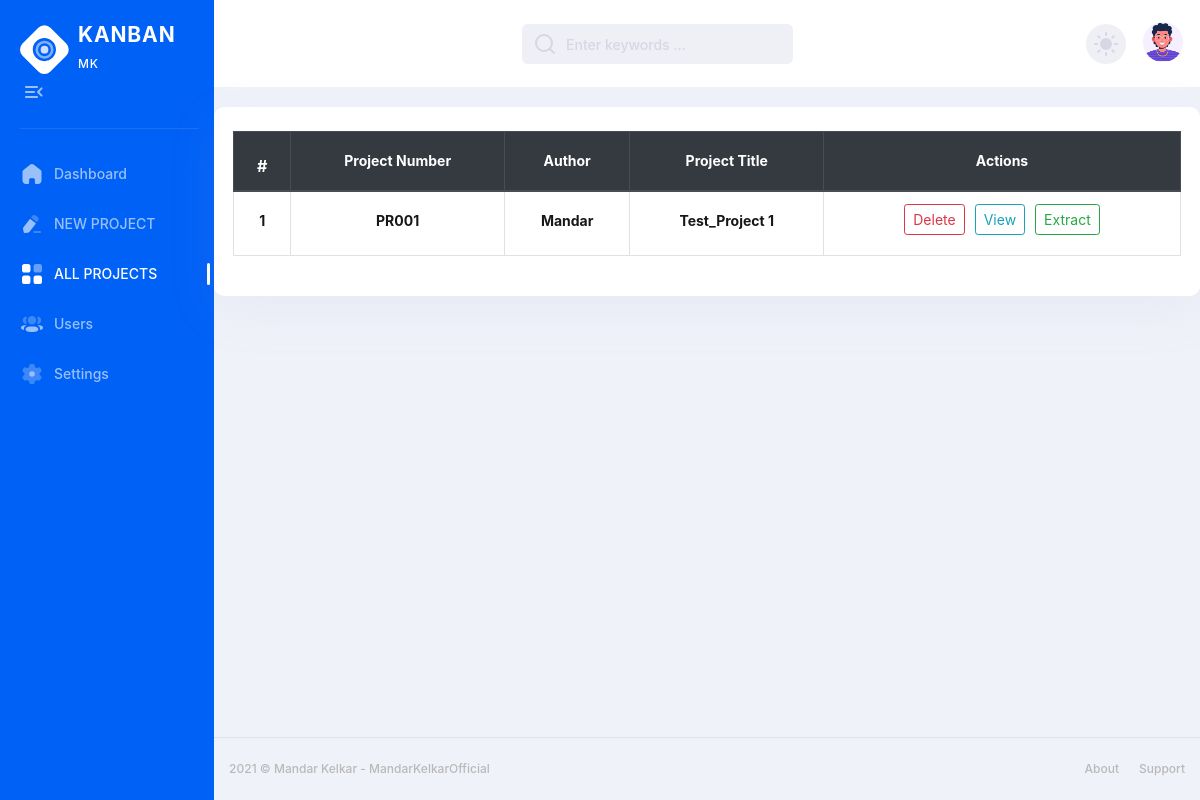
Page /all_project on the earlier database version.
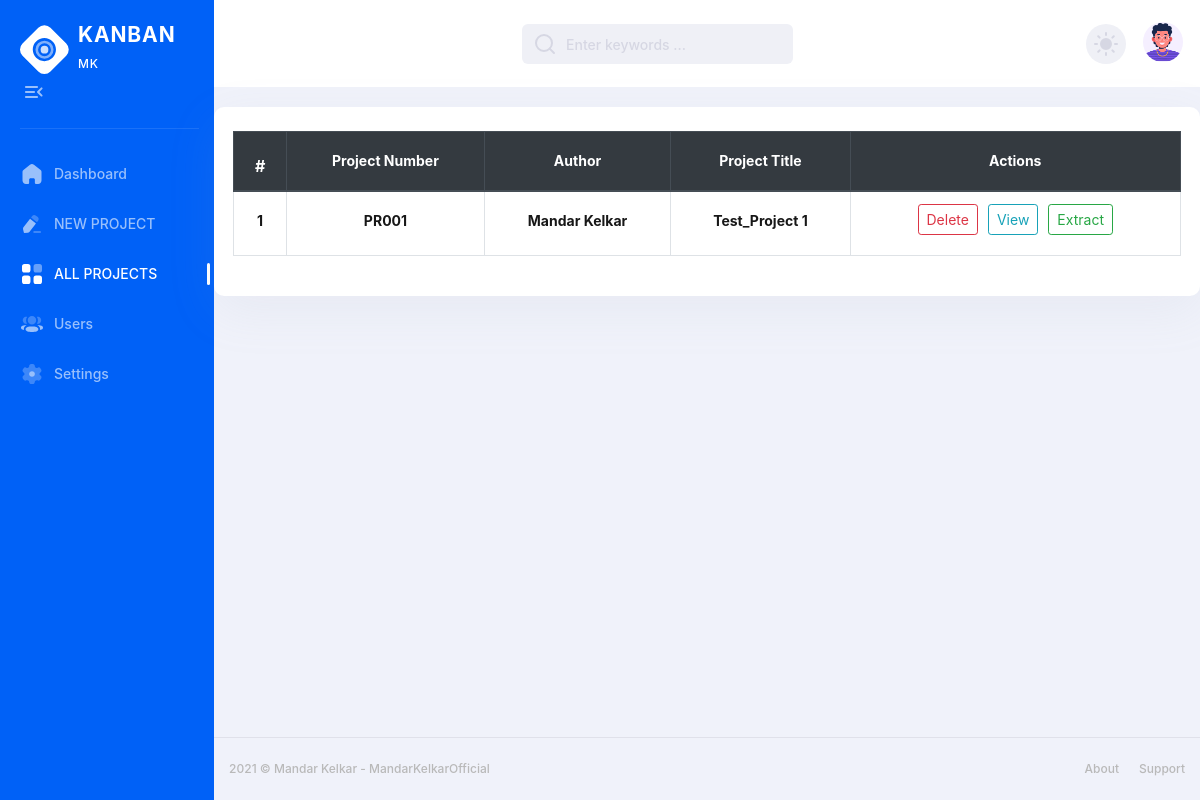
Same page on the later database version.
### app.py (models this page shows)
class NewProject(db.Model):
    id = db.Column(db.Integer, primary_key=True)
    project_name = db.Column(db.String(100), nullable=False)
    project_number = db.Column(db.String(50), unique=True, nullable=False)
    author_name = db.Column(db.String(100), nullable=False)
    tasks = db.relationship('Task', backref='project', lazy=True)

### app.py (the view)
@app.route('/all_project', methods=['GET', 'POST'])
def all_project():
    projects = NewProject.query.all()
    return render_template('all_projects.html', projects=projects)

### templates/all_projects.html (shortened to what this page needs)
{% extends 'base.html' %} {% block allproject %} active {% endblock allproject
%} {% block main %}
<div class="container stat-cards-item mx-auto">
    <table class="table table-bordered">
        <thead class="thead-dark">
            <tr>
                <th scope="col" class="text-center">
                    <label class="form-check-label font-weight-bold">#</label>
                </th>
                <th scope="col" class="form-label font-weight-bold text-center">
                    Project Number
                </th>
                <th scope="col" class="form-label font-weight-bold text-center">
                    Author
                </th>
                <th scope="col" class="form-label font-weight-bold text-center">
                    Project Title
                </th>
                <th scope="col" class="form-label font-weight-bold text-center">
                    Actions
                </th>
            </tr>
        </thead>
        <tbody>
            {% for project in projects %}
            <tr>
                <td class="text-center">
                    <label class="form-label font-weight-bold text-center">{{ loop.index }}</label>
                </td>
                <td class="form-label font-weight-bold text-center">
                    {{ project.project_number }}
                </td>
                <td class="form-label font-weight-bold text-center">
                    {{ project.author_name }}
                </td>
                <td class="form-label font-weight-bold text-center">
                    {{ project.project_name }}
                </td>
                <td>
                    <div class="three_elements">
                        <form action="{{ url_for('delete_project', project_id=project.id) }}" method="POST">
                            <button type="submit" class="btn btn-outline-danger btn-sm">
                                Delete
                            </button>
                        </form>
                        <form action="{{ url_for('kanban', project_number=project.project_number) }}" method="POST">
                            <button type="submit" class="btn btn-outline-info btn-sm">
                                View
                            </button>
                        </form>
                        <form action="{{ url_for('extract', project_id=project.id) }}" method="POST">
                            <button type="submit" class="btn btn-outline-success btn-sm">
                                Extract
                            </button>
                        </form>
                    </div>
                </td>
            </tr>
            {% endfor %}
        </tbody>
    </table>
</div>
{% endblock main %}

Differences in the rows shown:
changed NewProject "PR001": author_name "Mandar" → "Mandar Kelkar"
